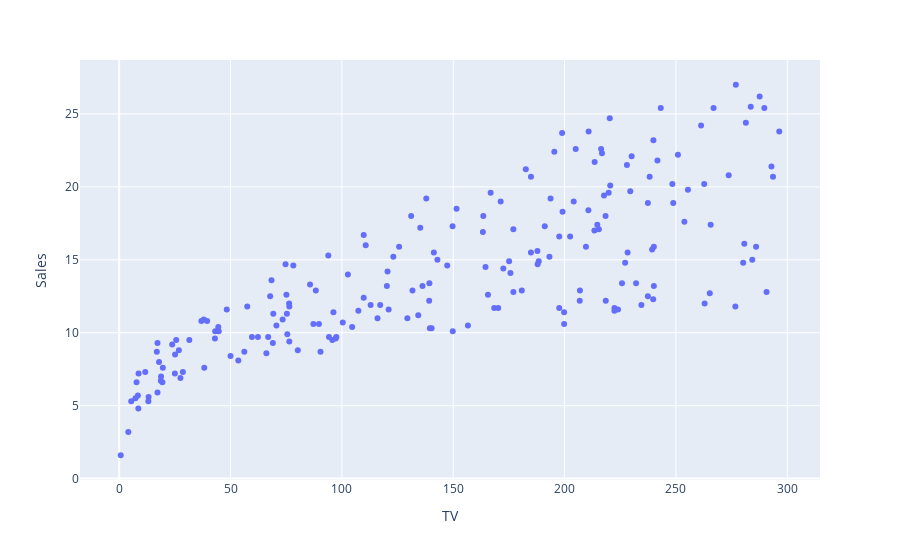

Notebook source saved alongside this figure:
### Code cell
fig=px.scatter(df,x='TV',y='Sales')
fig.show()

### Figure 1 — Plotly figure (JSON) as saved in the notebook; plotly's stock layout.template omitted (floating-point values rounded to 4 significant figures; data arrays with more than 128 entries replaced by an {"elided": "..."} marker saying what was removed)
{"data": [{"hovertemplate": "TV=%{x}<br>Sales=%{y}<extra></extra>", "legendgroup": "", "marker": {"color": "#636efa", "symbol": "circle"}, "mode": "markers", "name": "", "orientation": "v", "showlegend": false, "type": "scatter", "x": {"elided": "200 float values"}, "xaxis": "x", "y": {"elided": "200 float values"}, "yaxis": "y"}], "layout": {"legend": {"tracegroupgap": 0}, "margin": {"t": 60}, "xaxis": {"anchor": "y", "domain": [0, 1], "title": {"text": "TV"}}, "yaxis": {"anchor": "x", "domain": [0, 1], "title": {"text": "Sales"}}}}
